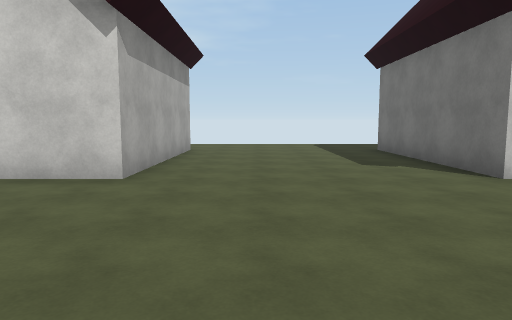
[1] (above)

21 first-person views from a walk through a 3-D level made in the Unity game engine. The camera is 1.5 m above the floor, tilts 6° down and sees 70° across. The floor is counted in squares, 2 m on a side. Each view is taken from the middle of a square. On the plan, view 1 faces up. The plan holds only what a view shows up to about 11 squares ahead; the rest is blank. The place goes on beyond the plan. The player character is not drawn. Surface patterns are stand-ins for the level's own textures.

[2]
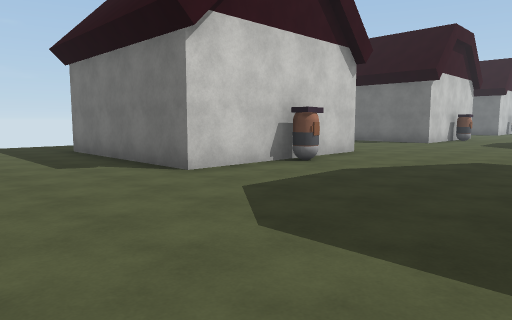

[3]
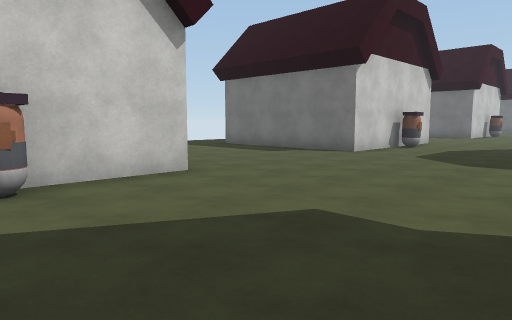

[4]
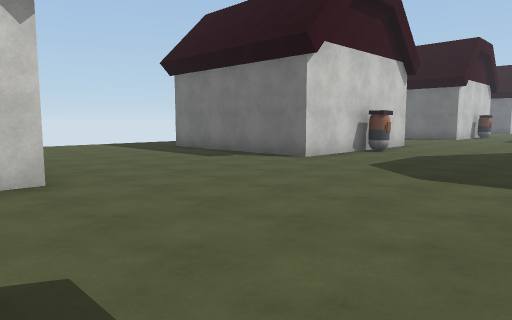

[5]
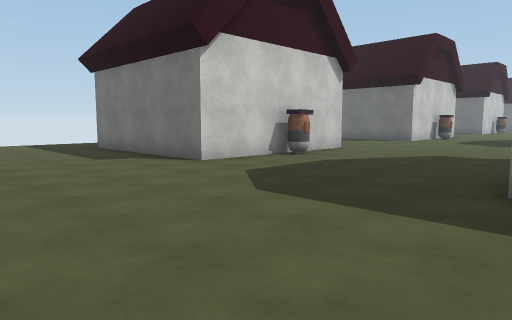

[6]
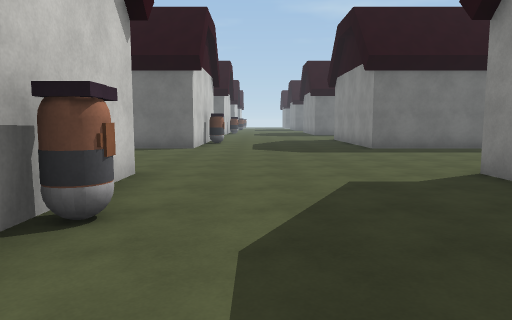

[7]
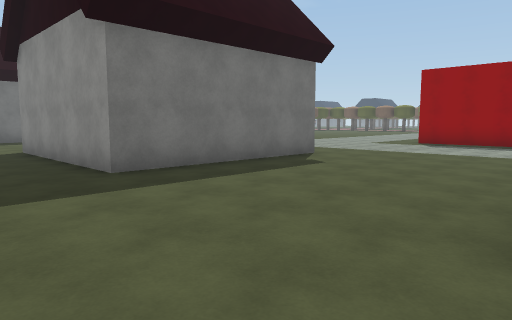

[8]
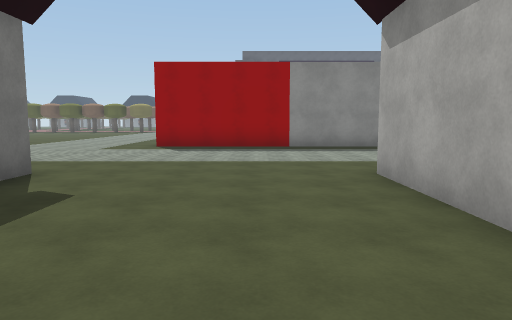

[9]
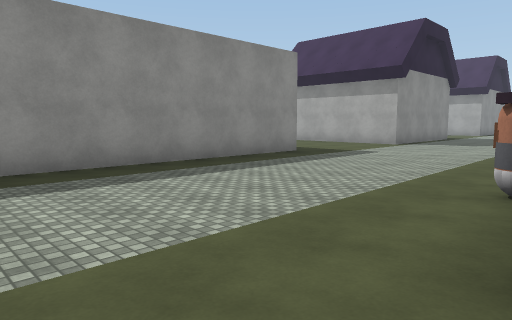

[10]
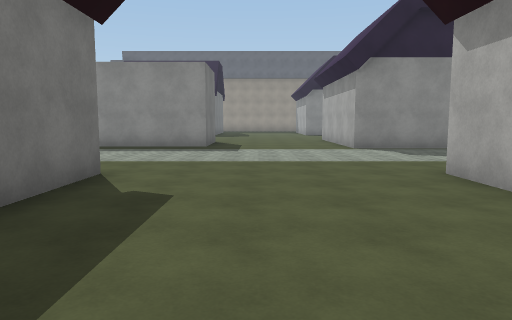

[11]
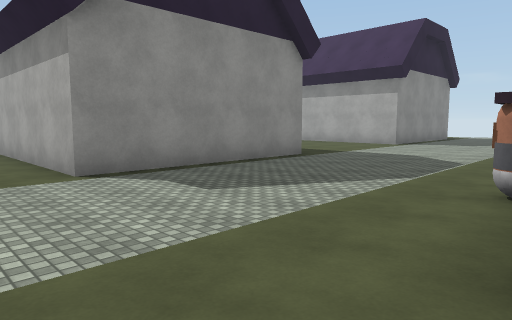

[12]
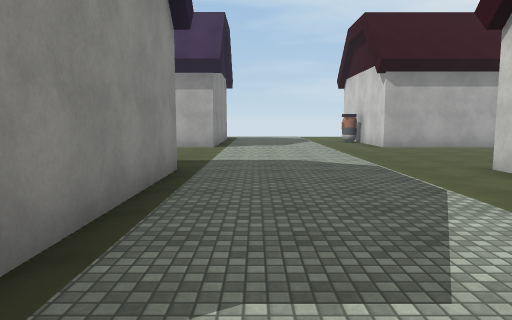

[13]
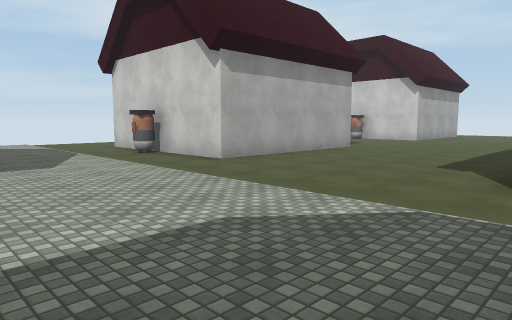

[14]
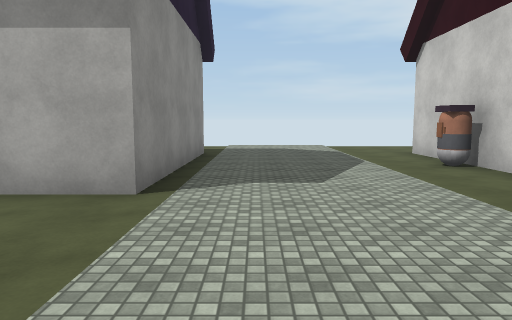

[15]
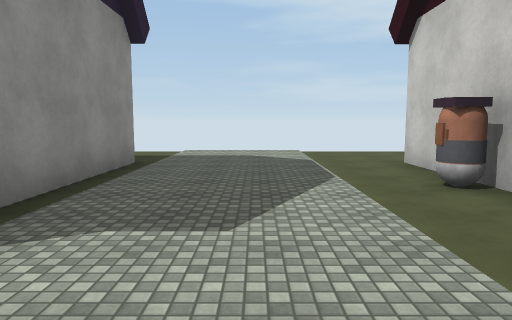

[16]
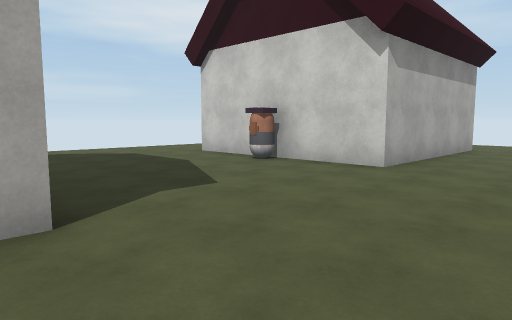

[17]
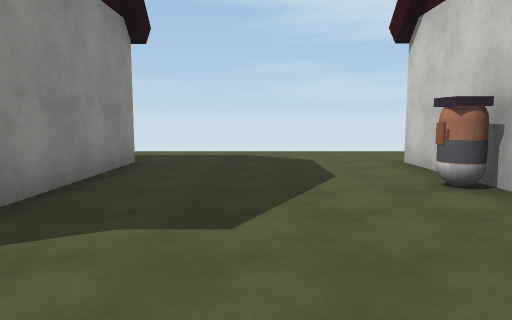

[18]
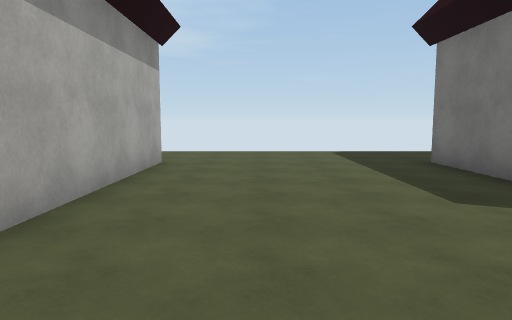

[19]
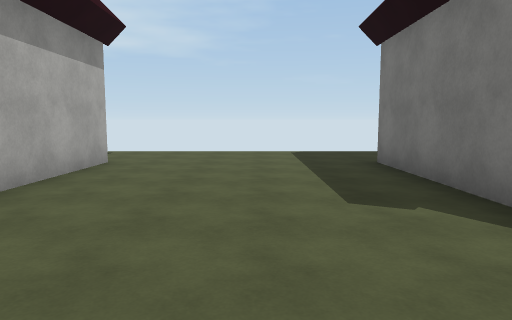

[20]
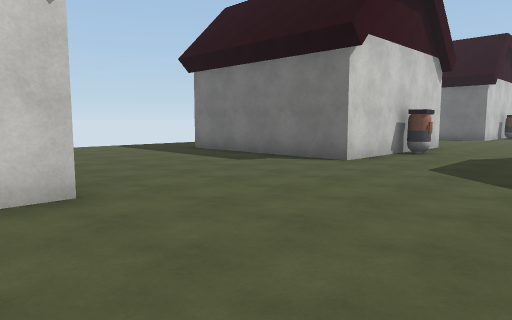

[21]
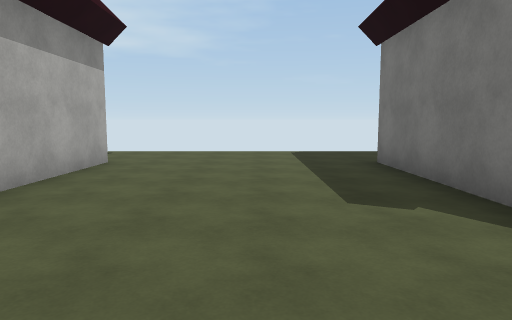

### Floor plan
Points are (right, up) in squares from view 1. A wall is a line through its corners. A room is listed if a view was taken in it or the views show most of it. See-through windows are left out.
Room 1 (views 1, 2, 3, 4, 5, 6, 7, 8, 9, 10, 11, 12, 13, 14, 15, 16, 17, 18, 19, 20, 21)
walls: (8.3, -3.9) (8.3, -5.2); (8.4, 4.7) (3.3, 4.7) (3.3, 9.8); (3.8, -5.2) (3.2, -5.2); (13.3, -5.2) (13.3, -3.1); (17.6, -0.2) (18.2, -0.2); (-1.7, -0.1) (-1.7, -5.2) (-6.8, -5.2); (8.3, 9.8) (8.3, 6.9); (18.2, -2.4) (18.2, -5.2); (3.2, -10.2) (8.3, -10.2) (8.3, -11.5); (18.4, 4.7) (13.3, 4.7) (13.3, 9.8); (12.5, -11) (23, -11); (-1.7, 9.8) (-1.7, 4.7) (-6.8, 4.7); (18.2, 9.8) (18.2, 6.9); (-6.8, -0.2) (-3.1, -0.2); (23.3, -5.2) (23.3, -0.2) (25.5, -0.2); (-6.8, -10.2) (-1.7, -10.2) (-1.7, -11.5); (25.5, 4.7) (23.3, 4.7) (23.3, 9.8)
objects: other object (-4, -6); other object (-4, 4); other object (6, -6); other object (6, 4); other object (16, -6); other object (16, 4)

Where each view was taken, in squares from view 1:
view 1: 0 up, 0 right, facing up
view 2: 0 up, 0 right, facing up-right
view 3: 0 up, 5 right, facing up-right
view 4: 0 up, 7 right, facing up-right
view 5: 1 down, 9 right, facing up-right
view 6: 3 up, 13 right, facing right
view 7: 2 up, 18 right, facing down-right
view 8: 0 up, 20 right, facing down
view 9: 5 down, 20 right, facing down-left
view 10: 0 up, 11 right, facing down
view 11: 5 down, 10 right, facing down-left
view 12: 9 down, 9 right, facing left
view 13: 10 down, 4 right, facing up-left
view 14: 9 down, 2 right, facing left
view 15: 8 down, 0 right, facing left
view 16: 1 down, 1 right, facing up-left
view 17: 2 up, 0 right, facing left
view 18: 3 up, 0 right, facing up
view 19: 3 up, 11 right, facing up
view 20: 1 up, 17 right, facing up-right
view 21: 3 up, 21 right, facing up
